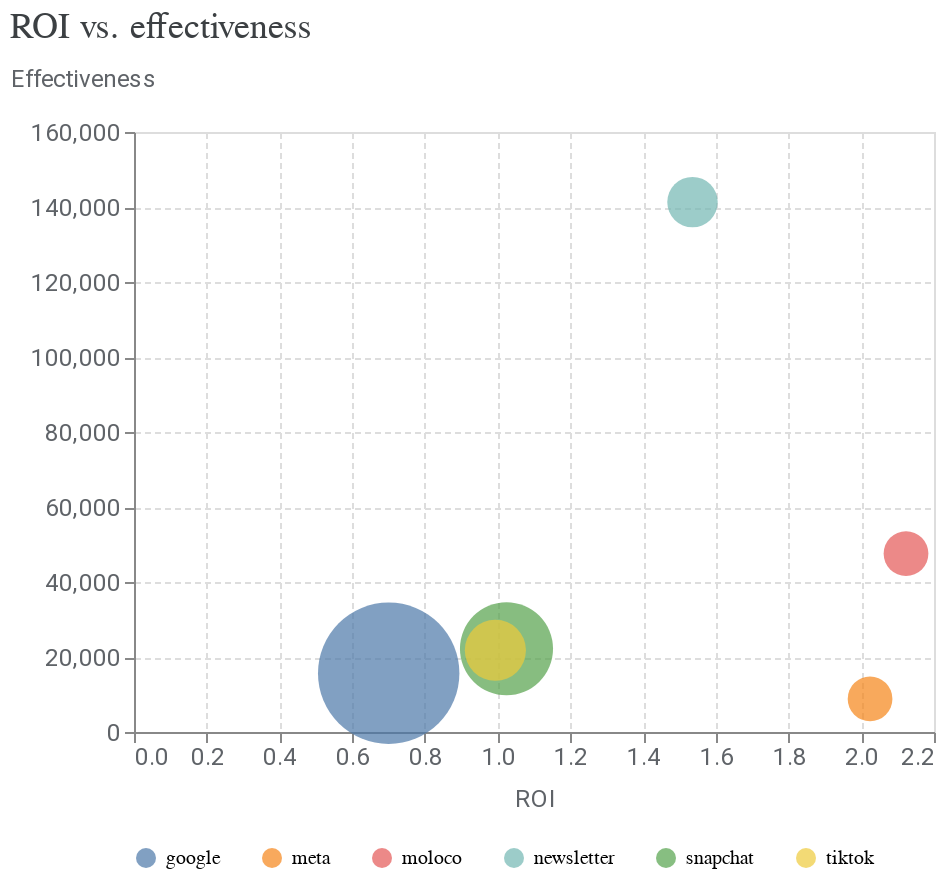

Notebook code cell kept with this figure:
### Code cell
media_summary.plot_roi_bar_chart()
media_summary.plot_roi_vs_mroi(equal_axes=True)         # efficiency vs saturation
media_summary.plot_roi_vs_effectiveness(disable_size=False)

### Figure 1 — Vega-Lite specification as saved in the notebook (floating-point values rounded to 4 significant figures)
{"config": {"view": {"continuousWidth": 300, "continuousHeight": 300}, "axis": {"gridDash": [3, 2], "labelColor": "#5F6368", "labelFont": "Roboto", "labelFontSize": 12, "titleColor": "#5F6368", "titleFont": "Roboto", "titleFontSize": 12, "titleFontWeight": "normal", "titlePadding": 10}}, "data": {"name": "data-2dac22cc4561b084f942c6a0af3b33ba"}, "mark": {"type": "circle", "size": 80, "tooltip": true}, "encoding": {"color": {"field": "channel", "legend": {"columnPadding": 20, "columns": 7, "orient": "bottom", "rowPadding": 10, "title": null}, "type": "nominal"}, "size": {"field": "spend", "legend": null, "scale": {"range": [100, 5000]}, "type": "quantitative"}, "x": {"field": "roi", "scale": {}, "title": "ROI", "type": "quantitative"}, "y": {"axis": {"titleAlign": "left", "titleAngle": 0, "titleY": -20}, "field": "effectiveness", "scale": {}, "title": "Effectiveness", "type": "quantitative"}}, "title": {"text": "ROI vs. effectiveness", "anchor": "start", "color": "#3C4043", "font": "Google Sans Display", "fontSize": 18, "fontWeight": "normal", "offset": 10}, "width": 400, "$schema": "https://vega.github.io/schema/vega-lite/v5.20.1.json", "datasets": {"data-2dac22cc4561b084f942c6a0af3b33ba": [{"channel": "google", "roi": 0.7004, "effectiveness": 15680.0, "spend": 10300000.0}, {"channel": "meta", "roi": 2.024, "effectiveness": 8829.0, "spend": 840200.0}, {"channel": "moloco", "roi": 2.123, "effectiveness": 47570.0, "spend": 842200.0}, {"channel": "snapchat", "roi": 1.024, "effectiveness": 22200.0, "spend": 4342000.0}, {"channel": "tiktok", "roi": 0.9938, "effectiveness": 21780.0, "spend": 1753000.0}, {"channel": "newsletter", "roi": 1.536, "effectiveness": 141300.0, "spend": 1126000.0}]}}
